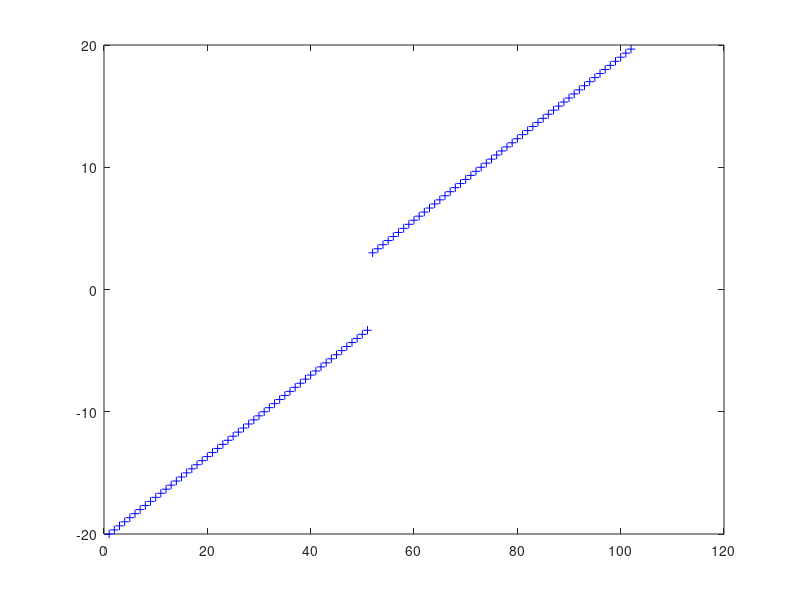
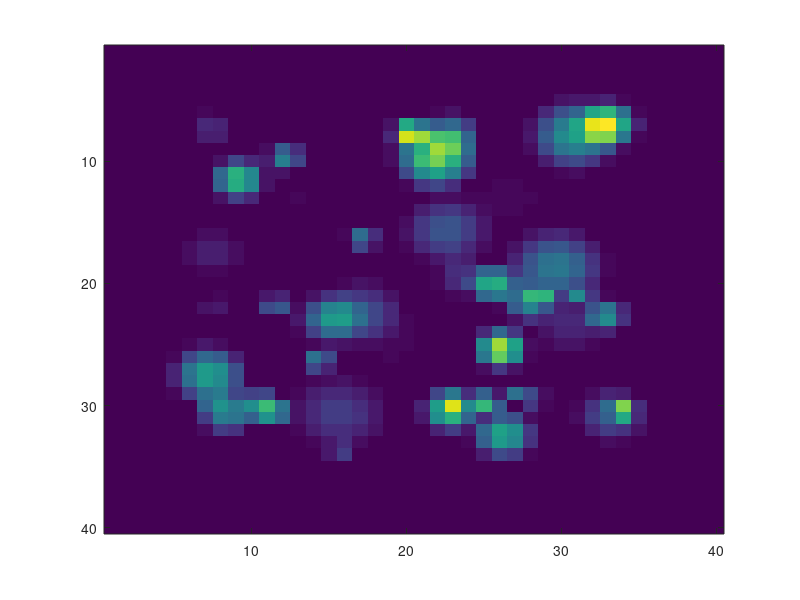
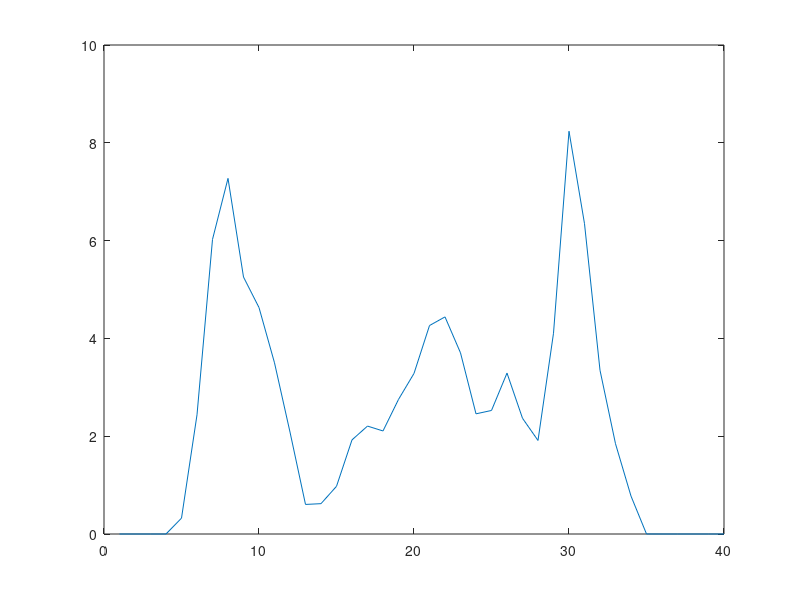
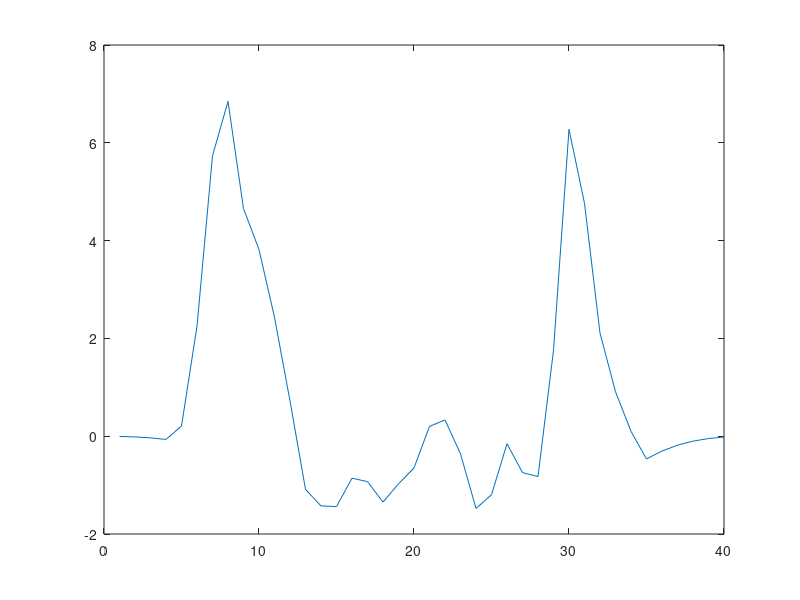

MATLAB code to generate these figures, in order:
function test_missing_data_1d

close all;

N=40;
oversamp=3;

k_locations=linspace(-N/2,N/2-1/oversamp,N*oversamp);
x_locations=linspace(-0.5,0.5-1/N,N);

k_locations=k_locations(find(abs(k_locations)>=3));

[kk,xx]=ndgrid(k_locations,x_locations);

figure; plot(k_locations,'b+');

AA=exp(2*pi*i*xx.*kk);
cond(AA)
%AA(1,:)'*AA(2,:)
[U,D,V]=svd(AA,'econ');
diag(D)'
% figure; plot(real(U));
% figure; plot(real(U'));
% figure; plot(real(V));
%figure; plot(real(U(:,36:40)));

f=create_a_function(N)';
figure; plot(f);
fhat=AA*f;
D_dagger=inv(D).*(D>=max(D(:))*1e-2);
diag(D_dagger)'
AA_dagger=V*D_dagger*U';
frecon=real(AA_dagger*fhat);
figure; plot(frecon);

figure; plot(real(V(:,end-1:end)));
figure; plot(real(U(:,end-1:end)));

end

function f=create_a_function(N)


seed=1;
rng(seed);

example_opts.example_num=4;
example_opts.num_disks=50;
example_opts.N1=N;
example_opts.N2=N;
example_opts.oversamp=1;
example_opts.k=2;
example_opts.offset=0;
noise_level=0.00;
relative_support_sizes=0.6:0.025:1.4;

alg_opts.max_iterations=100;
alg_opts.method='BA_HIO';
alg_opts.positivity=0;
alg_opts.support=1;
alg_opts.beta=0.8;
alg_opts.num_restarts=20;

[f,support_mask]=create_example(example_opts);
fnoisy=f+randn(size(f))*noise_level;
figure; imagesc(f');
f_proj=sum(f,1);

f=f_proj;

end

function stuff_to_hold;
fnoisy_proj=sum(fnoisy,1);
true_support_range=[min(find(f_proj)),max(find(f_proj))];
figure; plot(fnoisy_proj);
uproj=abs(fft1b(fnoisy_proj));

resids=[];
for ii=1:length(relative_support_sizes)
    relative_support_size=relative_support_sizes(ii);
    support_range=(true_support_range-mean(true_support_range))*relative_support_size+mean(true_support_range);
    aaa=(1:length(f_proj));
    alg_opts.support_mask=(support_range(1)<=aaa).*(aaa<=support_range(2));

    [fproj_recon,info]=do_recon_1d(uproj,alg_opts);
    figure;
    plot(fnoisy_proj,'k'); hold on;
    plot(fproj_recon,'b'); hold on;
    plot(pi_A_1d(fproj_recon,uproj,alg_opts),'r');

    figure; semilogy(info.resids);
    set(gcf,'position',[50,50,800,800]);
    fprintf('rel. support size=%g, resid=%g\n',relative_support_size,info.resid);
    
    resids(ii)=info.resid;
end;
    
figure; plot(relative_support_sizes,resids);
xlabel('Relative support constraint widths');
ylabel('Residuals');
    
end

function [recon,info]=do_recon_1d(u,opts)

if opts.num_restarts>1
    best_recon=[];
    best_info.resid=inf;
    num_restarts=opts.num_restarts;
    opts.num_restarts=1;
    for ct=1:num_restarts
        fprintf('.');
        [recon0,info0]=do_recon_1d(u,opts);
        if (info0.resid<best_info.resid)
            best_recon=recon0;
            best_info=info0;
        end;
    end;
    fprintf('\n');
    recon=best_recon;
    info=best_info;
    return;
end;

initial_phase=rand(size(u))*2*pi;
f0=real(ifft1b(u.*exp(i*initial_phase)));

info.resids=[];
beta=opts.beta;

for it=1:opts.max_iterations
    if strcmp(opts.method,'AB')
        pi_B_f0=pi_B_1d(f0,opts);
        proj1=pi_A_1d(2*pi_B_f0-f0,u,opts);
        proj2=pi_B_f0;
        f1=f0+proj1-proj2;
        f0=f1;
        recon=pi_B_1d(f0,opts);
    elseif strcmp(opts.method,'AB_HIO')
        pi_B_f0=pi_B_1d(f0,opts);
        proj1=pi_A_1d((1+beta)*pi_B_f0-f0,u,opts);
        proj2=pi_B_f0;
        f1=f0+proj1-beta*proj2;
        f0=f1;
        recon=pi_B_1d(f0,opts);
    elseif strcmp(opts.method,'BA')
        pi_A_f0=pi_A_1d(f0,u,opts);
        proj1=pi_B_1d(2*pi_A_f0-f0,opts);
        proj2=pi_A_f0;
        f1=f0+proj1-proj2;
        f0=f1;
        recon=pi_A_1d(f0,u,opts);
    elseif strcmp(opts.method,'BA_HIO')
        pi_A_f0=pi_A_1d(f0,u,opts);
        proj1=pi_B_1d((1+beta)*pi_A_f0-f0,opts);
        proj2=pi_A_f0;
        f1=f0+proj1-beta*proj2;
        f0=f1;
        recon=pi_A_1d(f0,u,opts);
    end;
    info.resids(end+1)=compute_residual_1d(pi_A_1d(recon,u,opts),pi_B_1d(pi_A_1d(recon,u,opts),opts));
end;

info.resid=info.resids(end);

end

function [f,support_mask]=create_example(opts)
oversamp=opts.oversamp;
N1=opts.N1; N2=opts.N2; N3=1;

N1b=N1*oversamp;
N2b=N2*oversamp;
N3b=1;
[xx,yy,zz]=ndgrid(linspace(-oversamp,oversamp,N1b),linspace(-oversamp,oversamp,N2b),0);
support_mask=(abs(xx)<=1.1).*(abs(yy)<=1.1).*(abs(zz)<=1.2);
if (opts.example_num==1)
    f=zeros(size(xx));
    for kk=1:opts.num_disks
        cc=(rand(3,1)*2-1)*0.7;
        rr=(rand*2-1)*0.2;
        if (N3b==1) cc(3)=0; end;
        R=sqrt((xx-cc(1)).^2+(yy-cc(2)).^2+(zz-cc(3)).^2);
        f=f+...
            exp(-(R.^2)/(rr/2)^2).*...
            (R.^2<=rr^2);
    end;
elseif (opts.example_num==2)
    f=zeros(size(xx));
    for kk=1:opts.num_disks
        cc=(rand(3,1)*2-1)*0.7;
        rr=(rand*2-1)*0.2;
        if (N3b==1) cc(3)=0; end;
        R=sqrt((xx-cc(1)).^2+(yy-cc(2)).^2+(zz-cc(3)).^2);
        f=f+(R.^2<=rr^2);
    end;
elseif (opts.example_num==3)
    f=zeros(size(xx));
    for kk=1:opts.num_disks
        cc=(rand(3,1)*2-1)*0.7;
        rr=(rand*2-1)*0.2;
        if (N3b==1) cc(3)=0; end;
        R=sqrt((xx-cc(1)).^2+(yy-cc(2)).^2+(zz-cc(3)).^2);
        f=f+exp(-(R.^2)/(rr/2)^2);
    end;
elseif (opts.example_num==4)
    f=zeros(size(xx));
    for kk=1:opts.num_disks
        cc=(rand(3,1)*2-1)*0.7;
        rr=abs((rand*2-1)*0.2);
        if (N3b==1) cc(3)=0; end;
        R=sqrt((xx-cc(1)).^2+(yy-cc(2)).^2+(zz-cc(3)).^2);
        k=opts.k;
        ampl=rand;
        f=f+ampl*(R/rr<1).*(1-(R/rr).^2).^k;
    end;
    f=f+opts.offset;
    f=f/max(f(:));
end;
f=f.*support_mask;
%support_mask=(abs(f)>1e-8);
end

function Y=fft2b(X)
Y=fftshift(fft2(fftshift(X)));
end

function Y=ifft2b(X)
Y=fftshift(ifft2(fftshift(X)));
end

function Y=fft1b(X)
Y=fftshift(fft(fftshift(X)));
end

function Y=ifft1b(X)
Y=fftshift(ifft(fftshift(X)));
end

function f2=pi_A_1d(f0,u,opts)
f1=fft1b(f0);
f1=u.*exp(i*angle(f1));
f1=real(ifft2b(f1));
f2=f1;
end

function f0=pi_B_1d(f0,opts)
if opts.positivity
    f0=f0.*(f0>=0);
end;
if opts.support
    f0=f0.*opts.support_mask;
end;
end

function resid=compute_residual_1d(f,ref)
resid=sqrt(sum((f(:)-ref(:)).^2))/sqrt(sum(ref(:).^2));
end
